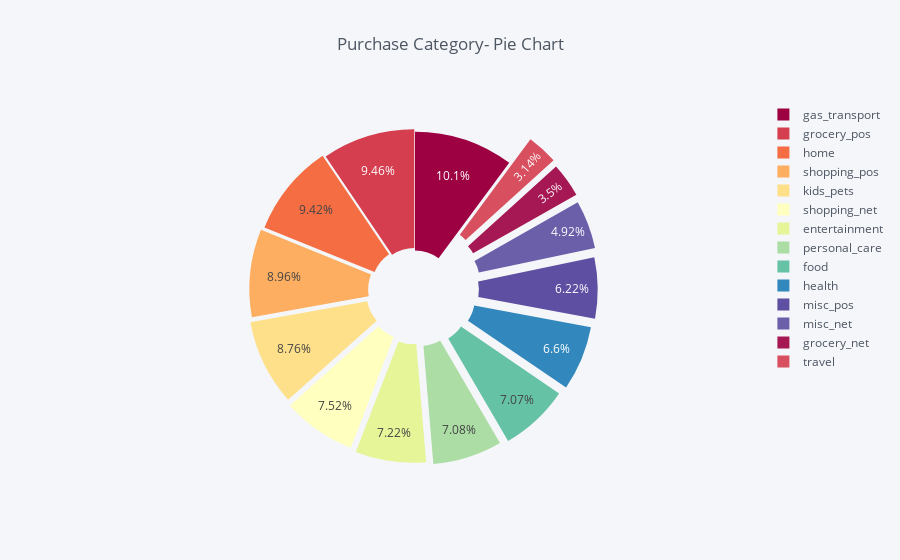

Notebook code cell kept with this figure:
### Markdown cell above
### <u>Exploratory Data Analysis</u>
Exploratory Data Analysis (EDA) is an approach/philosophy for data analysis that employs a variety of techniques (mostly graphical) to
- maximize insight into a data set;
- uncover underlying structure;
- extract important variables;
- detect outliers and anomalies;
- test underlying assumptions;
- develop parsimonious models; and
- determine optimal factor settings

We'll be using plotly library to generate the graphs and visualizations. We need [cufflinks](https://plot.ly/python/v3/ipython-notebooks/cufflinks/) to link plotly to pandas dataframe and add the iplot method

Installation:<br/>
using pypi: **`!pip install plotly cufflinks`**<br/>
using conda: **`conda install -c conda-forge plotly cufflinks`**

#### 1. Number of transactions in each Purchase category
Find out how many transactions are recorded under each purchase category in the entire dataset

### Code cell
txncnt_grp = report.groupby('purchase_category')['trans_count'] \
                            .sum() \
                            .reset_index() \
                            .sort_values(by='trans_count', ascending=False)

# Pie chart
txncnt_grp.iplot(
    kind='pie', 
    labels='purchase_category', 
    values='trans_count', 
    title='Purchase Category- Pie Chart', 
    hoverinfo="label+percent+name", hole=0.25,
    colorscale='spectral',
    pull=np.linspace(0,0.2,report.purchase_category.nunique()))

### Figure 1 — Plotly figure (JSON) as saved in the notebook; plotly's stock layout.template omitted (floating-point values rounded to 4 significant figures)
{"data": [{"hole": 0.25, "labels": ["gas_transport", "grocery_pos", "home", "shopping_pos", "kids_pets", "shopping_net", "entertainment", "personal_care", "food", "health", "misc_pos", "misc_net", "grocery_net", "travel"], "marker": {"colors": ["rgba(158, 1, 66, 1.0)", "rgba(213, 62, 79, 1.0)", "rgba(244, 109, 67, 1.0)", "rgba(253, 174, 97, 1.0)", "rgba(254, 224, 139, 1.0)", "rgba(255, 255, 191, 1.0)", "rgba(230, 245, 152, 1.0)", "rgba(171, 221, 164, 1.0)", "rgba(102, 194, 165, 1.0)", "rgba(50, 136, 189, 1.0)", "rgba(94, 79, 162, 1.0)", "rgba(94, 79, 162, 0.8999999999999999)", "rgba(158, 1, 66, 0.8999999999999999)", "rgba(213, 62, 79, 0.8999999999999999)"]}, "name": "", "pull": [0, 0.01538, 0.03077, 0.04615, 0.06154, 0.07692, 0.09231, 0.1077, 0.1231, 0.1385, 0.1538, 0.1692, 0.1846, 0.2], "type": "pie", "values": [56370, 52553, 52345, 49791, 48692, 41779, 40104, 39326, 39268, 36674, 34574, 27367, 19426, 17449]}], "layout": {"legend": {"bgcolor": "#F5F6F9", "font": {"color": "#4D5663"}}, "paper_bgcolor": "#F5F6F9", "plot_bgcolor": "#F5F6F9", "title": "Purchase Category- Pie Chart", "titlefont": {"color": "#4D5663"}}}
